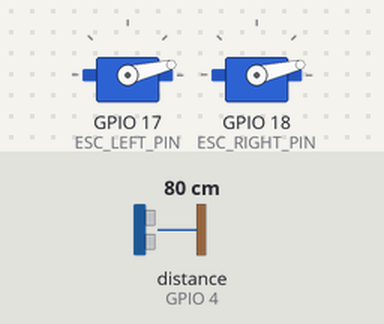
Simulated run of this sketch. Board: ESP32. Shown: 2 × servo. Wiring (inferred from the names in the program): ultrasonic range finder: trigger GPIO 5; echo GPIO 4. Inputs (shaded band) come from the test bench; at power-on: distance to the obstacle (sensor on GPIO 4) 80 cm. The echo pulse lasts 58.3 µs per cm; WiFi joins after 1.5 s; servers stay silent unless stated.

Above: at 6.0 s.
6.1 s: distance to the obstacle (sensor on GPIO 4) set to 120 cm
At 7.5 s:
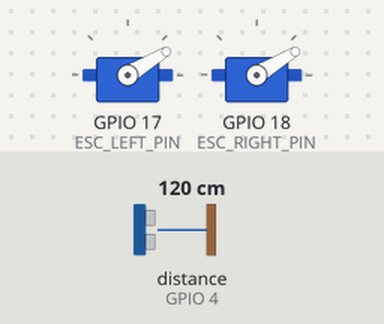
7.8 s: distance to the obstacle (sensor on GPIO 4) set to 250 cm
At 9.4 s:
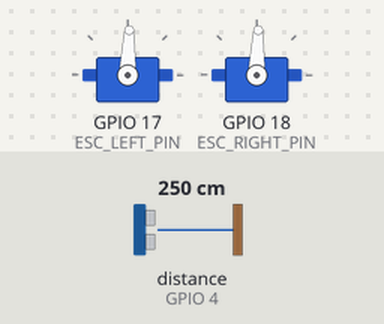
9.7 s: distance to the obstacle (sensor on GPIO 4) set to 2 cm
At 10.4 s:
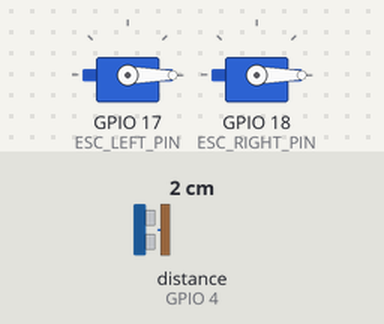
11.3 s: distance to the obstacle (sensor on GPIO 4) set to 299 cm
At 13.2 s:
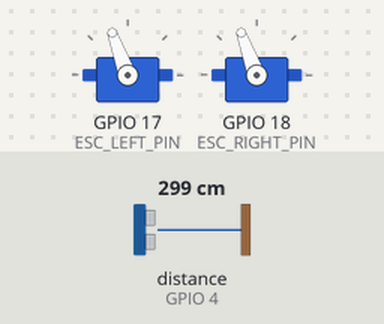
Timing chart, 0 to 14.4 s (numbered marks = the images above; inputs shaded):
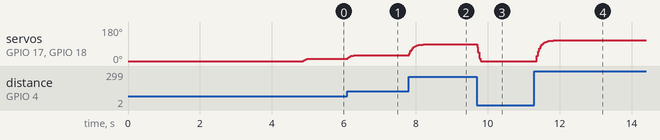

Measured:
- after the input at 6.1 s, servo on GPIO 17 (ESC_LEFT_PIN), servo on GPIO 18 (ESC_RIGHT_PIN): 13° → 30° at once, → 31° 0.26 s later
- after the input at 7.8 s, servo on GPIO 17 (ESC_LEFT_PIN), servo on GPIO 18 (ESC_RIGHT_PIN): moves from 31° to 88° over 0.39 s, starting at once
- after the input at 9.7 s, servo on GPIO 17 (ESC_LEFT_PIN), servo on GPIO 18 (ESC_RIGHT_PIN): 88° → 0° at once
- after the input at 11.3 s, servo on GPIO 17 (ESC_LEFT_PIN), servo on GPIO 18 (ESC_RIGHT_PIN): moves from 0° to 110° over 0.61 s, starting after 0.06 s

The sketch:

P_controller.ino
```cpp
  #include <WiFi.h>
  #include <ESP32Servo.h>

  // Proportional controller firmware for local distance regulation on ESP32.

  // =============================
  // WIFI
  // =============================
  const char* ssid = "wifim";
  const char* password = "12345678";
  const char* host = "10.139.144.12";
  const uint16_t port = 8080;

  WiFiClient client;

  // =============================
  // ESC MOTORY
  // =============================
  Servo escLeft, escRight;

  const int ESC_LEFT_PIN = 17;
  const int ESC_RIGHT_PIN = 18;

  const int ESC_MIN = 1090;   // neutral / stop
  const int ESC_MAX = 1700;   // maximum throttle

  int currentPWMLeft  = ESC_MIN;
  int currentPWMRight = ESC_MIN;

  // =============================
  // ULTRAZVUK
  // =============================
  #define TRIG_PIN 5
  #define ECHO_PIN 4

  float readDistanceCM() {
    digitalWrite(TRIG_PIN, LOW);
    delayMicroseconds(2);

    digitalWrite(TRIG_PIN, HIGH);
    delayMicroseconds(10);
    digitalWrite(TRIG_PIN, LOW);

    long duration = pulseIn(ECHO_PIN, HIGH, 30000);
    // Timeout is treated as invalid data and handled by the filter/controller.
    if (duration == 0) return -1;

    // Convert ultrasonic round-trip time to one-way distance in centimeters.
    return (duration * 0.0343 / 2.0);
  }

  // =============================
  // ADAPTÍVNY TEMPOMAT – P REGULÁTOR
  // =============================
  float targetDistance = 50.0;
  float Kp = 1.5;

  int computePWM(float distance) {

    // Invalid or missing distance measurements command a safe stop.
    if (distance <= 0) return ESC_MIN;

    float error = distance - targetDistance; // cim dalej tym viac musim akcelerovat

    //P control
    // Positive error increases PWM when the vehicle is farther than the target.
    float u = Kp * error;

    int pwm = ESC_MIN + (int)u;

    if (distance < targetDistance) {
      // Below the target distance, the vehicle should not continue forward.
      return ESC_MIN;
    }

    // Safety saturation
    if (pwm > ESC_MAX) pwm = ESC_MAX;
    if (pwm < ESC_MIN) pwm = ESC_MIN;

    return pwm;
  }

  //=====================
  // FILTER
  //=====================
float filteredDist = 0.0f;
float alpha = 0.15f;

float processDistance(float d) {

    // Neplatné merania iba preskočíme
    // Keeping the last filtered value avoids reacting to one bad echo sample.
    if (d < 0) return filteredDist;

    // EMA: správna forma (silnejšie filtruje)
    // EMA smooths measurement noise while preserving a simple real-time update.
    filteredDist = alpha * d + (1.0f - alpha) * filteredDist;

    return filteredDist;
}

  // =============================
  // SETUP
  // =============================
  void setup() {
    escLeft.attach(ESC_LEFT_PIN, ESC_MIN, ESC_MAX);
    escRight.attach(ESC_RIGHT_PIN, ESC_MIN, ESC_MAX);

    // ARM ESC
    escLeft.writeMicroseconds(ESC_MIN);
    escRight.writeMicroseconds(ESC_MIN);
    delay(3000);

    pinMode(TRIG_PIN, OUTPUT);
    pinMode(ECHO_PIN, INPUT);

    // WiFi
    WiFi.begin(ssid, password);
    while (WiFi.status() != WL_CONNECTED) {
      delay(200);
    }

    // TCP klient
    while (!client.connect(host, port)) {
      delay(500);
    }
  }

  // =============================
  // LOOP – REGULÁCIA + LOGGING
  // =============================
  unsigned long lastPWMUpdate = 0;
  const unsigned long PWM_INTERVAL = 20;

  unsigned long lastSend = 0;
  const unsigned long SEND_INTERVAL = 20;

  void loop() {
    unsigned long now = millis();

    // --- update PWM ---
    if (now - lastPWMUpdate >= PWM_INTERVAL) {

      // Measurement, filtering, and actuation are performed in one control step.
      float raw = readDistanceCM();
      float dist = processDistance(raw);
      int pwm = computePWM(dist);

      // use same PWM for both motors
      currentPWMLeft  = pwm;
      currentPWMRight = pwm;

      escLeft.writeMicroseconds(currentPWMLeft);
      escRight.writeMicroseconds(currentPWMRight);

      lastPWMUpdate = now;
    }

  // --- send data to server ---
    if (now - lastSend >= SEND_INTERVAL) {

      // Logging reuses the same distance processing path for comparable data.
      float raw = readDistanceCM();
      float dist = processDistance(raw);

      client.printf("TIME=%lu, PWM_LEFT=%d, PWM_RIGHT=%d, DIST=%.2f\n",
                    now, currentPWMLeft, currentPWMRight, dist);

      lastSend = now;
    }
  }
```
